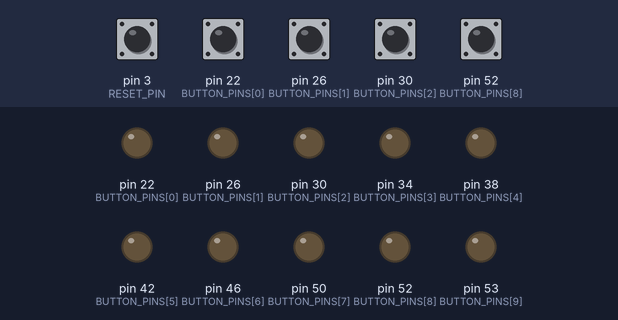
Bench run of a sketch on a simulated Arduino Mega 2560, built with avr-gcc and run on an emulated ATmega2560. On the bench: output pins drawn as LEDs (lit = HIGH). Dashed ring = blinking. The test bench sets the inputs (shaded band); at power-on: pin 3 (RESET_PIN), pin 22 (BUTTON_PINS[0]), pin 26 (BUTTON_PINS[1]), pin 30 (BUTTON_PINS[2]), pin 52 (BUTTON_PINS[8]) LOW. Random numbers use the default seed unless the sketch sets one.

Above: at 1.2 s.
1.3 s: pin 22 (BUTTON_PINS[0]) pulled HIGH for 0.15 s
At 1.7 s:
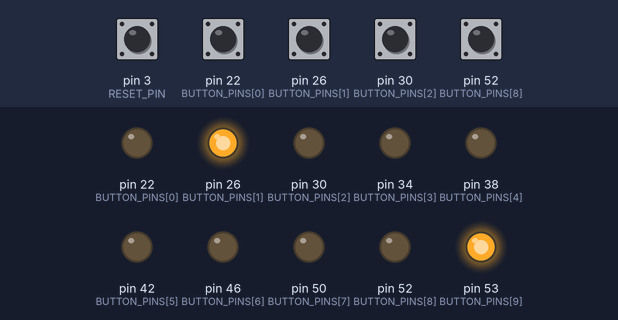
2.9 s: pin 26 (BUTTON_PINS[1]) pulled HIGH for 0.15 s
At 3.7 s:
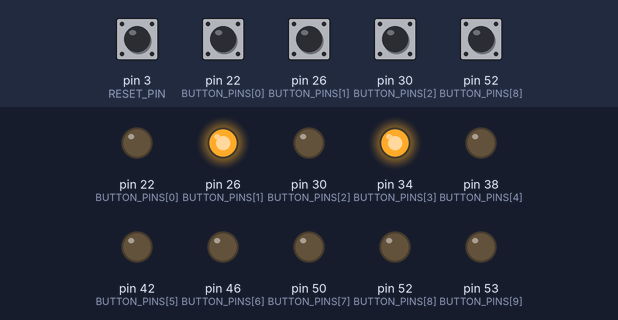
4.5 s: pin 30 (BUTTON_PINS[2]) pulled HIGH for 0.15 s
At 5.6 s:
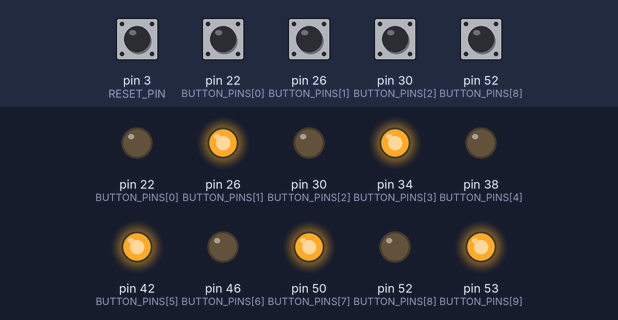
6.1 s: pin 52 (BUTTON_PINS[8]) pulled HIGH for 0.15 s
At 6.24 s:
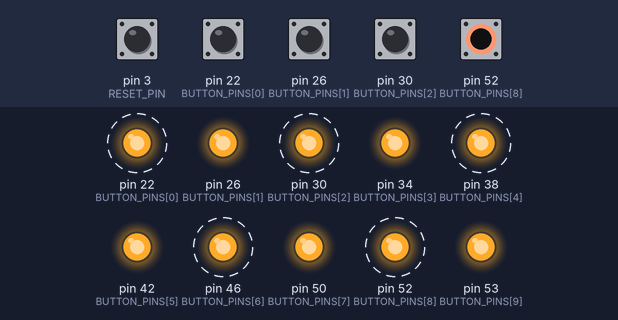
Timing chart, 0 to 10.1 s (numbered marks = the images above; inputs shaded):
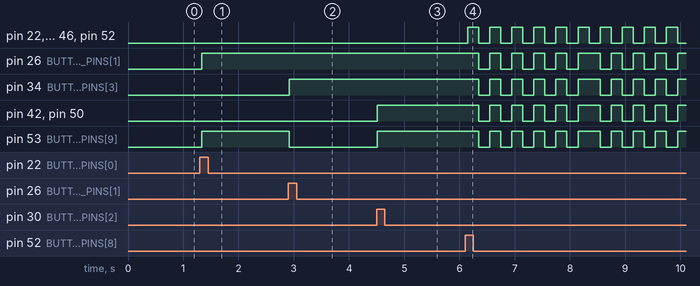

Measured:
- after the input at 1.3 s, pin 26 (BUTTON_PINS[1]), pin 53 (BUTTON_PINS[9]): LOW → HIGH at once
- after the input at 2.9 s, pin 34 (BUTTON_PINS[3]): LOW → HIGH at once; pin 53 (BUTTON_PINS[9]): HIGH → LOW at once
- after the input at 4.5 s, pin 42 (BUTTON_PINS[5]), pin 50 (BUTTON_PINS[7]), pin 53 (BUTTON_PINS[9]): LOW → HIGH at once
- after the input at 6.1 s, pin 22 (BUTTON_PINS[0]): alternates HIGH for 0.20 s and LOW for 0.20 s, starting after 0.05 s; pin 26 (BUTTON_PINS[1]): goes 4 × (LOW 0.20 s, HIGH 0.20 s), LOW 0.20 s, HIGH 0.40 s, 3 × (LOW 0.20 s, HIGH 0.20 s), LOW 0.20 s, then HIGH, starting after 0.25 s

The sketch:

game.ino
```cpp
#include "game.c"

uint8_t BUTTON_PINS[] = {22, 26, 30, 34, 38, 42, 46, 50, 52, 53};
int last_button_states[] = {LOW, LOW, LOW, LOW, LOW, LOW, LOW, LOW, LOW, LOW};

uint8_t RESET_PIN = 3;
int last_reset_state = LOW;
struct push_the_button_game game;

void setup() {
  pinMode(RESET_PIN, INPUT);
  game = push_the_button_new(&random);
}

void victory_dance() {
  for (int k = 0; k < 5; k++) {
    for (int j = 0; j < 5; j++) {
      delay(200);
      for (int i = 0; i < sizeof(BUTTON_PINS); i++) {
        digitalWrite(BUTTON_PINS[i], LOW);
      }

      delay(200);
      for (int i = 0; i < sizeof(BUTTON_PINS); i++) {
        digitalWrite(BUTTON_PINS[i], HIGH);
      }
    }
    for (int j = 0; j < 5; j++) {
      delay(200);
      for (int i = 0; i < sizeof(BUTTON_PINS); i++) {
        digitalWrite(BUTTON_PINS[i], i % 2 == 0 ? LOW : HIGH);
      }

      delay(200);
      for (int i = 0; i < sizeof(BUTTON_PINS); i++) {
        digitalWrite(BUTTON_PINS[i], i % 2 == 1 ? LOW : HIGH);
      }
    }
  }
}

void loop() {
  for (int i = 0; i < sizeof(BUTTON_PINS); i++) {
    pinMode(BUTTON_PINS[i], INPUT);
  }
  delay(1);
  for (int i = 0; i < sizeof(BUTTON_PINS); i++) {
    int buttonState = digitalRead(BUTTON_PINS[i]);
    if (buttonState == HIGH && last_button_states[i] == LOW) {
      push_the_button(&game, i);
    }
    last_button_states[i] = buttonState;
  }

  for (int i = 0; i < sizeof(BUTTON_PINS); i++) {
    pinMode(BUTTON_PINS[i], OUTPUT);
  }

  for (int i = 0; i < sizeof(BUTTON_PINS); i++) {
    digitalWrite(BUTTON_PINS[i], game.leds[i] == 0 ? LOW : HIGH);
  }

  if (push_the_button_win(&game)) {
    victory_dance();
    push_the_button_reset(&game);
  }

  int resetState = digitalRead(RESET_PIN);
  if (resetState == HIGH && last_reset_state == LOW) {
    push_the_button_reset(&game);
  }
  last_reset_state = resetState;

  delay(50);
}
```

game.c
```cpp
#include "game.h"

struct push_the_button_game push_the_button_new(long (*random)(long)) {
  struct push_the_button_game game;
  game.random = random;
  for (int i = 0; i < PUSH_THE_BUTTON_SIZE; i++) {
    game.leds[i] = 0;
    game.mappings[i] = i;
  }
  push_the_button_reset(&game);
  return game;
}

static void toggle_by_distance(struct push_the_button_game *game,
                               uint8_t button, uint8_t distance) {
  uint8_t up = (button + distance) % PUSH_THE_BUTTON_SIZE;
  uint8_t down =
      (button + PUSH_THE_BUTTON_SIZE - distance) % PUSH_THE_BUTTON_SIZE;
  game->leds[up] = !game->leds[up];
  if (up != down) {
    game->leds[down] = !game->leds[down];
  }
}

void push_the_button(struct push_the_button_game *game, uint8_t button) {
  switch (game->mappings[button]) {
  case 0:
    for (int i = 0; i < PUSH_THE_BUTTON_SIZE; i++) {
      game->leds[i] = 0;
    };
    break;
  case 1:
    for (int i = 0; i < PUSH_THE_BUTTON_SIZE; i++) {
      if (button != i) {
        game->leds[i] = !game->leds[i];
      }
    };
    break;
  case 2:
    toggle_by_distance(game, button, 0);
    break;
  case 3:
    for (int i = 1; i < PUSH_THE_BUTTON_SIZE; i += 2) {
      game->leds[i] = 1;
    };
    break;
  case 4:
    for (int i = 1; i < PUSH_THE_BUTTON_SIZE; i += 2) {
      game->leds[i] = 0;
    };
    break;
  case 5:
    for (int i = 0; i < PUSH_THE_BUTTON_SIZE; i += 2) {
      game->leds[i] = 1;
    };
    break;
  case 6:
    for (int i = 0; i < PUSH_THE_BUTTON_SIZE; i += 2) {
      game->leds[i] = 0;
    };
    break;
  case 7:
    toggle_by_distance(game, button, 1);
    break;
  case 8:
    toggle_by_distance(game, button, 2);
    break;
  case 9:
    toggle_by_distance(game, button, 3);
    break;
  }
}

void push_the_button_reset(struct push_the_button_game *game) {
  for (int i = 0; i < PUSH_THE_BUTTON_SIZE; i++) {
    game->leds[i] = 0;
  };

  for (int i = 0; i < PUSH_THE_BUTTON_SIZE; i++) {
    int currentMapping = game->mappings[i];
    int randomSwap = game->random(PUSH_THE_BUTTON_SIZE - i) + i;
    game->mappings[i] = game->mappings[randomSwap];
    game->mappings[randomSwap] = currentMapping;
  }
}

int push_the_button_win(struct push_the_button_game *game) {
  for (int i = 0; i < PUSH_THE_BUTTON_SIZE; i++) {
    if (game->leds[i] == 0) {
      return 0;
    }
  };
  return 1;
}
```

game.h
```cpp
#include <stdint.h>

#define PUSH_THE_BUTTON_SIZE 10

struct push_the_button_game {
  uint8_t leds[PUSH_THE_BUTTON_SIZE];
  uint8_t mappings[PUSH_THE_BUTTON_SIZE];
  long (*random)(long);
};

struct push_the_button_game push_the_button_new(long (*random)(long));

void push_the_button(struct push_the_button_game *game, uint8_t button);

void push_the_button_reset(struct push_the_button_game *game);

int push_the_button_win(struct push_the_button_game *game);
```
